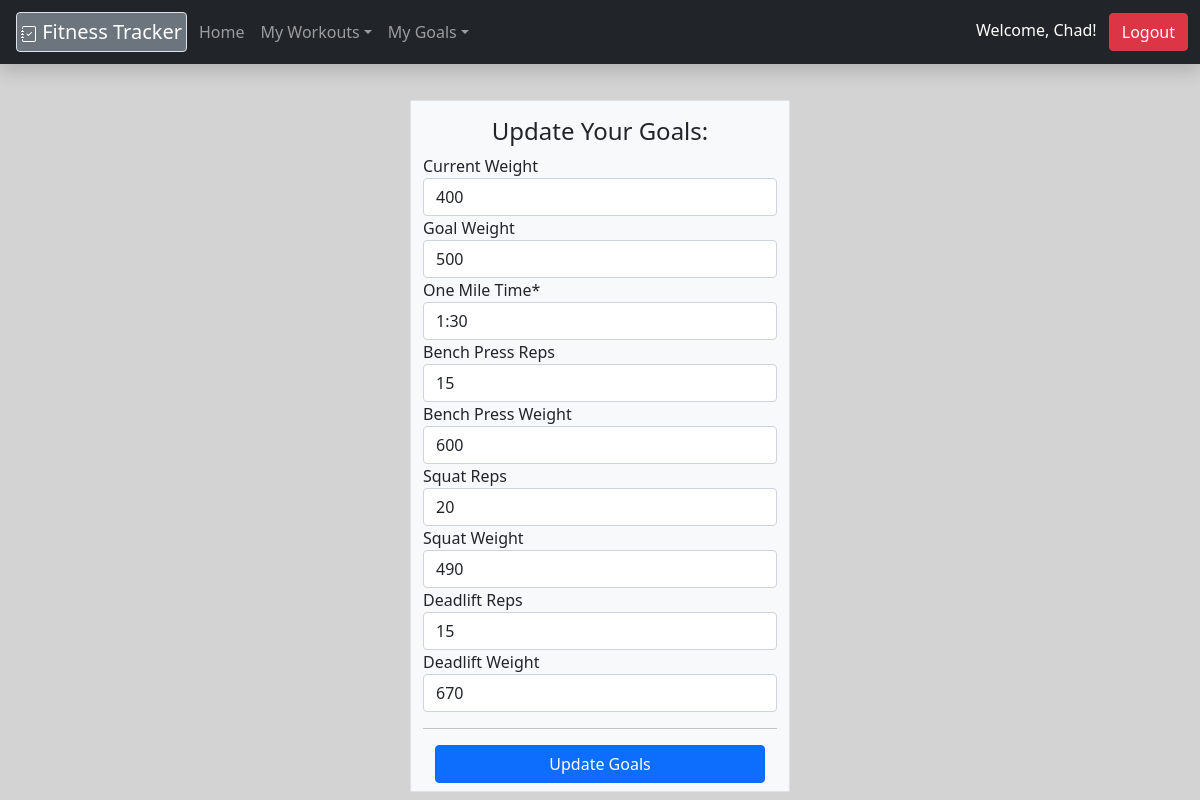
Page /updateGoals/3 (signed in) on the committed database.
### Workout/models.py (models this page shows)
class GoalTracker(models.Model):
    user = models.ForeignKey(User, on_delete=models.CASCADE, editable=False, default=None)
    current_Weight = models.PositiveIntegerField(default=0, blank=True, null=True)
    goal_Weight = models.PositiveIntegerField(default=0, blank=True, null=True)
    one_Mile_Time = models.CharField(max_length=200, default="0:00")
    bench_Press_Reps = models.PositiveIntegerField(default=0, blank=True, null=True)
    bench_Press_Weight = models.PositiveIntegerField(default=0, blank=True, null=True)
    squat_Reps = models.PositiveIntegerField(default=0, blank=True, null=True)
    squat_Weight = models.PositiveIntegerField(default=0, blank=True, null=True)
    deadlift_Reps = models.PositiveIntegerField(default=0, blank=True, null=True)
    deadlift_Weight = models.PositiveIntegerField(default=0, blank=True, null=True)
    date = models.DateTimeField(auto_now_add=True)

### Workout/views.py (the view)
# urls.py: path('updateGoals/<int:goal_id>', views.update_goals, name="updateGoals"),
@login_required(login_url='login')
def update_goals(request, goal_id):
    my_workouts = GoalTracker.objects.get(id=goal_id)
    form = GoalForm(request.POST or None, instance=my_workouts)
    if form.is_valid():
        form.save()
        return redirect('goals')
    context = {'form': form}
    return render(request, 'updateGoal.html', context)

### Workout/forms.py
class GoalForm(forms.ModelForm):
    class Meta:
        model = GoalTracker
        fields = '__all__'

### templates/updateGoal.html (shortened to what this page needs)
{% extends 'base.html' %}
{% load crispy_forms_tags %}
{% block body %}
    <div class="container">
        <div class="row justify-content-center">
            <div class="col-md-4 border bg-light">
                <h4 class="text-center mt-3">Update Your Goals:</h4>
                <form action="" method="post">
                    {{ form|crispy }}
                    <hr>
                    <div class="container">
                        <div class="row justify-content-center my-2">
                            <button class="btn btn-primary" type="submit">Update Goals</button>
                        </div>
                    </div>
                </form>
            </div>
        </div>
    </div>
{% endblock %}

### templates/base.html (shortened to what this page needs)
{% load static %}
<!DOCTYPE html>
<html lang="en">
<head>
    <link href="https://cdn.jsdelivr.net/npm/bootstrap@5.1.3/dist/css/bootstrap.min.css" rel="stylesheet">
    <link rel="stylesheet" href="https://cdnjs.cloudflare.com/ajax/libs/font-awesome/5.15.1/css/all.min.css">
    <link rel="stylesheet" href="/static/css/styles.css">
</head>
<body>
<nav class="navbar fixed-top navbar-expand-lg navbar-dark bg-dark shadow">
    <div class="container-fluid">
        <a class="navbar-brand border bg-secondary rounded m-1 p-1" href="home"> Fitness Tracker</a>
        <div class="collapse navbar-collapse" id="navbarSupportedContent">
            <ul class="navbar-nav me-auto">
                <a class="nav-item active">
                    <a class="nav-link" href="/home">Home</a>
                </a>
                <li class="nav-item dropdown">
                    <a class="nav-link dropdown-toggle" href="" id="navbarDropdown" role="button" data-toggle="dropdown" aria-haspopup="true" aria-expanded="false">My Workouts</a>
                </li>
                <li class="nav-item dropdown">
                    <a class="nav-link dropdown-toggle" href="" id="navbarDropdown2" role="button" data-toggle="dropdown" aria-haspopup="true" aria-expanded="false">My Goals</a>
                </li>
            </ul>
            <form class="form-inline">
                {% if user.is_authenticated %}
                    <span class="navbar-text text-dark p-2"> <span class="text-white"> Welcome, {{ user.username }}! </span></span>
                    <a class="btn btn-danger" href="{% url 'logout' %}">Logout</a>
                {% endif %}
            </form>
        </div>
    </div>
</nav>
{% block body %}
{% endblock %}
</body>
</html>

### static/css/styles.css (style rules this page uses)
body { background-color: lightgrey; padding-top: 100px; }

### rows in the picture
GoalTracker: current_Weight "400", goal_Weight "500", one_Mile_Time "1:30", bench_Press_Reps "15", bench_Press_Weight "600", squat_Reps "20", squat_Weight "490", deadlift_Reps "15", deadlift_Weight "670"

### other values in the picture
{{ user.username }} "Chad"
